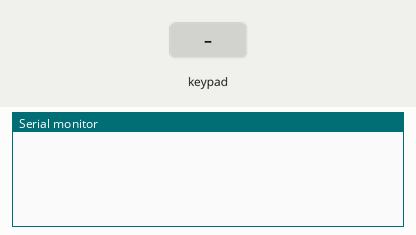
This sketch was run on a simulated Arduino Uno, built with avr-gcc and run on an emulated ATmega328P. On the bench: the last lines printed to the serial monitor. The test bench sets the inputs (shaded band).

Above: at 1.2 s.
1.3 s: key 'A' pressed
At 2.3 s:
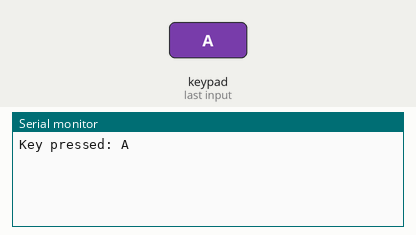
2.8 s: keypad keys 2 3 4 5 pressed 0.4 s apart
At 4.3 s:
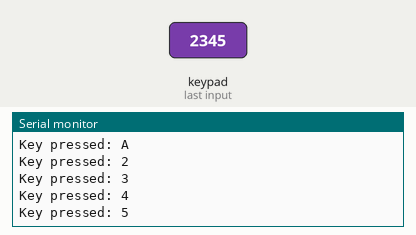
5.9 s: key 'B' pressed
At 7.1 s:
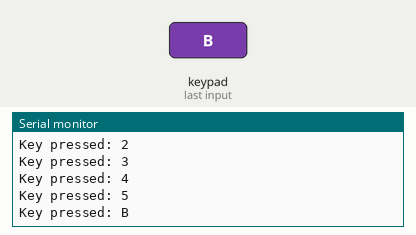
7.4 s: keypad keys 2 3 4 5 # pressed 0.4 s apart
At 9.6 s:
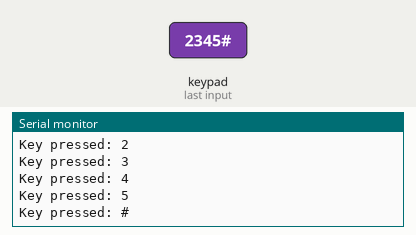
10.9 s: key 'C' pressed
At 12.1 s:
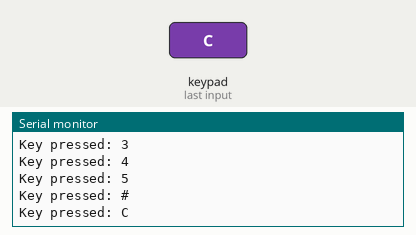
12.4 s: keypad keys 2 3 4 5 * pressed 0.4 s apart
At 14.4 s:
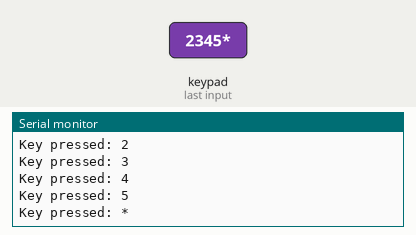
Timing chart, 0 to 15.9 s (numbered marks = the images above; inputs shaded):
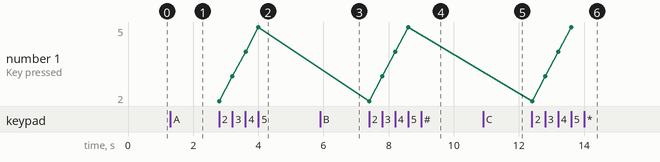

The sketch:

checkkeypab.ino
```cpp
#include <Keypad.h>
// Define the number of rows and columns in the keypad
const byte ROW_NUM    = 4;   // Four rows
const byte COLUMN_NUM = 4;   // Four columns
// Define the keymap for the keypad (optional, this is for a 4x4 keypad)
char keys[ROW_NUM][COLUMN_NUM] = {
  {'A','3','2','1'},
  {'B','6','5','4'},
  {'C','9','8','7'},
  {'D','#','0','*'}
};

// Pinout for the rows and columns
byte pin_rows[ROW_NUM] = {2, 3, 4, 5};  //{R1, R2, R3, R4}
byte pin_column[COLUMN_NUM] = {9, 8, 7, 6}; //{L1, L2, L3, L4}
// Create an instance of the Keypad library
Keypad keypad = Keypad(makeKeymap(keys), pin_rows, pin_column, ROW_NUM, COLUMN_NUM);
void setup() {
  Serial.begin(9600);  // Initialize serial communication at 9600 baud rate
}
void loop() {
  // Check if a key is pressed
  char key = keypad.getKey();

  if (key) {  // If a key is pressed
    Serial.print("Key pressed: ");
    Serial.println(key);
  }
}
```

Measured:
- after the input at 1.3 s, the serial monitor: prints a new line at once (image 1)
- after the input at 2.8 s, the serial monitor: prints a new line at once (image 2)
- after the input at 5.9 s, the serial monitor: prints a new line at once (image 3)
- after the input at 7.4 s, the serial monitor: prints a new line at once (image 4)
- after the input at 10.9 s, the serial monitor: prints a new line at once (image 5)
- after the input at 12.4 s, the serial monitor: prints a new line at once (image 6)
